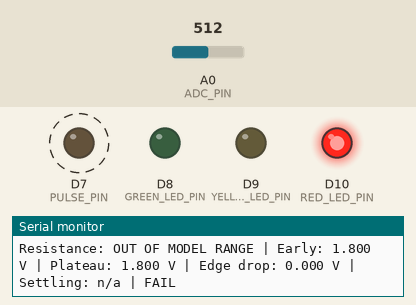
The sketch below on a simulated Arduino Zero (SAMD21). Parts: output pins drawn as LEDs (lit = HIGH), the last lines printed to the serial monitor. Dashed ring = blinking. Inputs (shaded band) come from the test bench; at power-on: A0 (ADC_PIN) = 512 (analog values on the 0–1023 scale).

Above: at 1.7 s.
1.8 s: A0 (ADC_PIN) set to 441
4.8 s: A0 (ADC_PIN) set to 418
At 5.6 s:
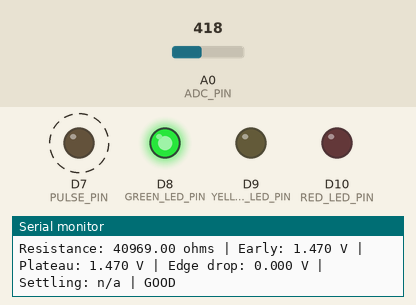
7.8 s: A0 (ADC_PIN) set to 511
At 8.9 s:
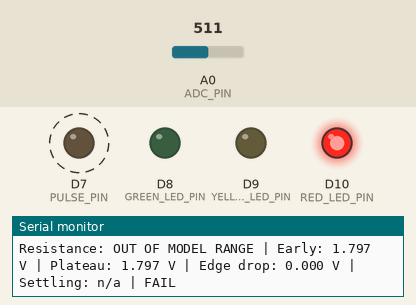
10.8 s: A0 (ADC_PIN) set to 306
At 11.8 s:
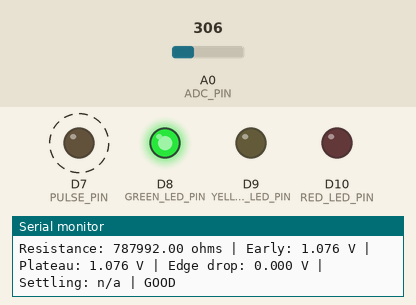
Timing chart, 0 to 14.8 s (numbered marks = the images above; inputs shaded):
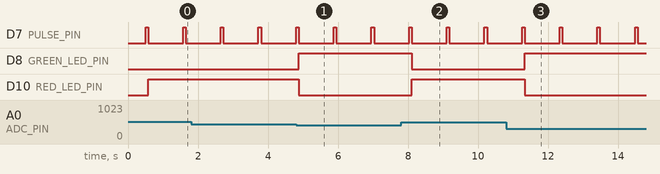

The sketch:

ESD_Wristband_Firmware.ino
```cpp
// ESD Wristband Monitoring Firmware
// Bench/prototype topology: pulse -> 1 MOhm limit -> skin path -> ADC node -> 1 MOhm pull-down -> ground.

// Logical pin assignments; confirm these aliases against the selected nRF52840 board.
const int ADC_PIN = A0;
const int PULSE_PIN = 7;
const int GREEN_LED_PIN = 8;
const int YELLOW_LED_PIN = 9;
const int RED_LED_PIN = 10;

const float PULSE_HIGH_VOLTS = 3.0f; // Nominal CR2032-powered pulse; verify loaded VDD.
const float ADC_FULL_SCALE_VOLTS = 3.6f; // Assumes SAADC VREF=0.6 V and gain=1/6; verify target configuration.
const float ADC_MAX_COUNTS = 4095.0f;
const float SERIES_RESISTOR_OHMS = 1000000.0f;
const float PULLDOWN_RESISTOR_OHMS = 1000000.0f;
const float MAX_MODEL_SENSE_VOLTS = PULSE_HIGH_VOLTS * PULLDOWN_RESISTOR_OHMS /
                                    (SERIES_RESISTOR_OHMS + PULLDOWN_RESISTOR_OHMS);

const float GOOD_HIGH_OHMS = 5000000.0f; // 5 MΩ (Good below this)
const float WARN_LOW_OHMS = 5000000.0f;   // 5 MΩ
const float WARN_HIGH_OHMS = 35000000.0f; // 35 MΩ
const int WAVEFORM_SAMPLE_COUNT = 300;
const int LATE_SAMPLE_START = 250;
const int SAMPLE_INTERVAL_US = 250;

enum ESDStatus {
  STATUS_GOOD,
  STATUS_WARNING,
  STATUS_FAIL
};

float readVoltage() {
  int raw = analogRead(ADC_PIN);
  return (raw * ADC_FULL_SCALE_VOLTS) / ADC_MAX_COUNTS;
}

float estimateResistanceFromVoltage(float voltage) {
  // Vadc = Vdrive * Rpull / (Rseries + Rskin + Rpull)
  // Solve for Rskin using the measured voltage during the high pulse.
  if (voltage <= 0.02f) {
    return -1.0f;
  }
  if (voltage > MAX_MODEL_SENSE_VOLTS) {
    return -2.0f;
  }

  float resistance = (PULSE_HIGH_VOLTS * PULLDOWN_RESISTOR_OHMS / voltage)
                     - SERIES_RESISTOR_OHMS - PULLDOWN_RESISTOR_OHMS;
  return resistance;
}

ESDStatus classifyResistance(float resistanceOhms) {
  if (resistanceOhms < 0.0f) {
    return STATUS_FAIL;
  }

  if (resistanceOhms < GOOD_HIGH_OHMS) {
    return STATUS_GOOD;
  }

  if (resistanceOhms >= WARN_LOW_OHMS && resistanceOhms <= WARN_HIGH_OHMS) {
    return STATUS_WARNING;
  }

  // Values above 35 MOhm and outside the defined ranges fail.
  return STATUS_FAIL;
}

void setStatusLED(ESDStatus status) {
  digitalWrite(GREEN_LED_PIN, LOW);
  digitalWrite(YELLOW_LED_PIN, LOW);
  digitalWrite(RED_LED_PIN, LOW);

  switch (status) {
    case STATUS_GOOD:
      digitalWrite(GREEN_LED_PIN, HIGH);
      break;

    case STATUS_WARNING:
      digitalWrite(YELLOW_LED_PIN, HIGH);
      break;

    case STATUS_FAIL:
      digitalWrite(RED_LED_PIN, HIGH);
      break;
  }
}

void printStatus(float resistanceOhms, float earlyVoltage, float plateauVoltage,
                 long settlingTimeUs, ESDStatus status) {
  float edgeDrop = earlyVoltage - plateauVoltage;
  if (edgeDrop < 0.0f) {
    edgeDrop = -edgeDrop;
  }
  Serial.print("Resistance: ");
  if (resistanceOhms <= -2.0f) {
    Serial.print("OUT OF MODEL RANGE");
  } else if (resistanceOhms < 0.0f) {
    Serial.print("OPEN/INVALID");
  } else {
    Serial.print(resistanceOhms);
    Serial.print(" ohms");
  }
  Serial.print(" | Early: ");
  Serial.print(earlyVoltage, 3);
  Serial.print(" V | Plateau: ");
  Serial.print(plateauVoltage, 3);
  Serial.print(" V | Edge drop: ");
  Serial.print(edgeDrop, 3);
  Serial.print(" V | Settling: ");
  if (settlingTimeUs >= 0) {
    Serial.print(settlingTimeUs);
    Serial.print(" us | ");
  } else {
    Serial.print("n/a | ");
  }

  if (status == STATUS_GOOD) {
    Serial.println("GOOD");
  } else if (status == STATUS_WARNING) {
    Serial.println("WARNING");
  } else {
    Serial.println("FAIL");
  }
}

void setup() {
  pinMode(ADC_PIN, INPUT);
  pinMode(PULSE_PIN, OUTPUT);
  pinMode(GREEN_LED_PIN, OUTPUT);
  pinMode(YELLOW_LED_PIN, OUTPUT);
  pinMode(RED_LED_PIN, OUTPUT);

  Serial.begin(115200);
  analogReadResolution(12);
  // This sets conversion resolution only. Configure the bare-SoC SAADC reference,
  // gain, and acquisition time in the selected Nordic SDK/board layer; the voltage
  // conversion above assumes 0.6 V internal reference and 1/6 gain (3.6 V full scale).
  delay(500);

  Serial.println("ESD wristband monitor started");
}

void loop() {
  float earlyVoltage;
  float plateauVoltage = 0.0f;
  float sampleVoltages[WAVEFORM_SAMPLE_COUNT];
  unsigned long sampleTimesUs[WAVEFORM_SAMPLE_COUNT];
  long settlingTimeUs = -1;

  digitalWrite(PULSE_PIN, HIGH);
  unsigned long pulseStartUs = micros();
  delayMicroseconds(25);
  earlyVoltage = readVoltage();

  for (int sample = 0; sample < WAVEFORM_SAMPLE_COUNT; sample++) {
    unsigned long targetTimeUs = pulseStartUs +
        (unsigned long)(sample + 1) * SAMPLE_INTERVAL_US;
    while ((long)(micros() - targetTimeUs) < 0) {
    }
    sampleVoltages[sample] = readVoltage();
    sampleTimesUs[sample] = micros() - pulseStartUs;
    if (sample >= LATE_SAMPLE_START) {
      plateauVoltage += sampleVoltages[sample];
    }
  }
  digitalWrite(PULSE_PIN, LOW);
  plateauVoltage /= (WAVEFORM_SAMPLE_COUNT - LATE_SAMPLE_START);

  float edgeMagnitude = earlyVoltage - plateauVoltage;
  if (edgeMagnitude < 0.0f) {
    edgeMagnitude = -edgeMagnitude;
  }
  float settleTolerance = edgeMagnitude * 0.05f;
  float adcNoiseFloor = 2.0f * ADC_FULL_SCALE_VOLTS / ADC_MAX_COUNTS;
  if (edgeMagnitude > adcNoiseFloor) {
    for (int sample = 0; sample < WAVEFORM_SAMPLE_COUNT; sample++) {
      float errorFromPlateau = sampleVoltages[sample] - plateauVoltage;
      if (errorFromPlateau < 0.0f) {
        errorFromPlateau = -errorFromPlateau;
      }
      if (errorFromPlateau <= settleTolerance) {
        settlingTimeUs = (long)sampleTimesUs[sample];
        break;
      }
    }
  }

  // Keep LEDs based on the settled plateau; log edge drop for later calibration.
  float resistanceOhms = estimateResistanceFromVoltage(plateauVoltage);
  ESDStatus status = classifyResistance(resistanceOhms);

  setStatusLED(status);
  printStatus(resistanceOhms, earlyVoltage, plateauVoltage, settlingTimeUs, status);

  delay(1000);
}
```

Measured:
- the behaviour switches between 427 and 426 on A0 (ADC_PIN) (found by bisection; images 0 and 1)
- after the input at 4.8 s, D8 (GREEN_LED_PIN): LOW → HIGH after 0.08 s; D10 (RED_LED_PIN): HIGH → LOW after 0.08 s
- after the input at 7.8 s, D8 (GREEN_LED_PIN): HIGH → LOW after 0.31 s; D10 (RED_LED_PIN): LOW → HIGH after 0.31 s
- after the input at 10.8 s, D8 (GREEN_LED_PIN): LOW → HIGH after 0.53 s; D10 (RED_LED_PIN): HIGH → LOW after 0.53 s
- by itself, D7 (PULSE_PIN): alternates HIGH for 0.08 s and LOW for 1.0 s
